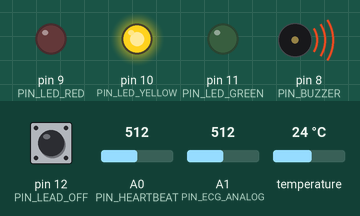
Bench run of a sketch on a simulated Arduino Uno, built with avr-gcc and run on an emulated ATmega328P. Parts: output pins drawn as LEDs (lit = HIGH), buzzer (waves = sounding, pin HIGH). Inputs (shaded band) come from the test bench; at power-on: A0 (PIN_HEARTBEAT) = 512, pin 12 (PIN_LEAD_OFF) HIGH, A1 (PIN_ECG_ANALOG) = 512, temperature 24 °C. What the sketch prints to the serial monitor is not drawn.

Above: at 0.17 s.
At 0.55 s:
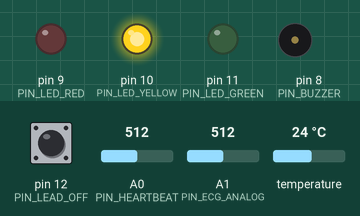
At 3.6 s:
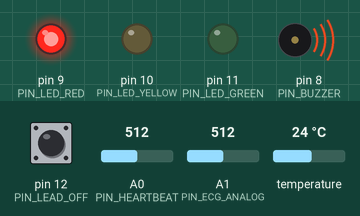
3.7 s: A0 (PIN_HEARTBEAT) set to 540
7.9 s: A0 (PIN_HEARTBEAT) set to 561
Timing chart, 0 to 10.9 s (numbered marks = the images above; inputs shaded):
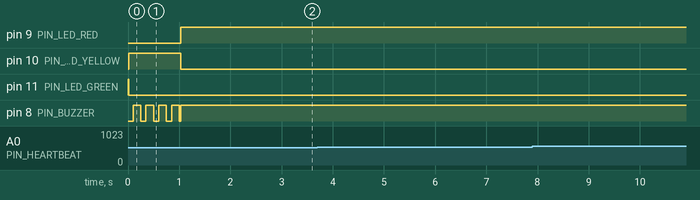

Measured:
- after the input at 3.7 s, every drawn part: stays the same
- after the input at 7.9 s, every drawn part: stays the same

The sketch:

cardiac_node.ino
```cpp
/*
 * CARE — Clinical Action and Response Engine
 * Firmware: Cardiac Bed Node (Bed 1)
 *
 * Tier 1 Device: ECG + Cardiac monitoring
 * Profile: Cardiac — arrhythmia detection, tachycardia, bradycardia
 *
 * Hardware:
 *   A0  — KY-039 heartbeat sensor (analog signal)
 *   A1  — ECG electrode (raw analog, no AD8232)
 *   D2  — DS18B20 temperature probe (OneWire, 4.7kΩ pull-up)
 *   D8  — Buzzer (active, HIGH = ON)
 *   D9  — Red LED (critical alarm)
 *   D10 — Yellow LED (medium alarm)
 *   D11 — Green LED (normal/OK)
 *   D12 — ECG lead-off detection (INPUT_PULLUP, LOW = connected)
 *
 * Serial: 115200 baud, JSON packets every 100ms
 *
 * SAFETY: The buzzer and LEDs fire LOCALLY on the Arduino for critical
 * alarms. CARE (the server) NEVER suppresses these. This is the
 * independent safety notification path.
 */

#include <OneWire.h>
#include <DallasTemperature.h>

// ─── Pin Definitions ───────────────────────────────────────────────
#define PIN_HEARTBEAT   A0    // KY-039 analog signal
#define PIN_ECG_ANALOG  A1    // ECG raw analog input
#define PIN_TEMP_DATA   2     // DS18B20 OneWire data
#define PIN_BUZZER      8     // Active buzzer
#define PIN_LED_RED     9     // Critical alarm LED
#define PIN_LED_YELLOW  10    // Medium alarm LED
#define PIN_LED_GREEN   11    // Normal indicator LED
#define PIN_LEAD_OFF    12    // ECG lead-off detection

// ─── Node Identity ─────────────────────────────────────────────────
#define NODE_ID         1
#define PROFILE         "cardiac"

// ─── Alarm Thresholds (Cardiac Profile) ────────────────────────────
// Heart Rate
#define HR_CRITICAL_HIGH  150   // BPM — V-Tach territory
#define HR_HIGH           120   // BPM — Tachycardia
#define HR_LOW            50    // BPM — Bradycardia
#define HR_CRITICAL_LOW   40    // BPM — Severe bradycardia
#define HR_FLATLINE_MS    5000  // ms without a beat → flatline

// Temperature
#define TEMP_HIGH         38.5  // °C — Fever
#define TEMP_CRITICAL     40.0  // °C — Hyperthermia
#define TEMP_LOW          35.0  // °C — Hypothermia
#define TEMP_CRITICAL_LOW 34.0  // °C — Severe hypothermia

// ECG Signal Quality
#define ECG_NOISE_THRESHOLD   800   // Raw ADC value indicating noise/saturation
#define ECG_LOW_THRESHOLD     50    // Below this = possible lead issue

// ─── Timing ────────────────────────────────────────────────────────
#define SERIAL_INTERVAL_MS    100   // Send data every 100ms
#define TEMP_READ_INTERVAL_MS 1000  // DS18B20 conversion takes ~750ms
#define BUZZER_BEEP_MS        150   // Duration of a single beep
#define BUZZER_PAUSE_MS       100   // Pause between beeps
#define LED_BLINK_INTERVAL_MS 500   // Blink rate for LEDs

// ─── Heart Rate Detection ──────────────────────────────────────────
#define HR_SAMPLE_WINDOW      10    // Number of beats to average
#define HR_PEAK_THRESHOLD     550   // ADC value threshold for peak detection
#define HR_MIN_PEAK_INTERVAL  300   // Minimum ms between peaks (200 BPM max)
#define HR_MAX_PEAK_INTERVAL  2000  // Maximum ms between peaks (30 BPM min)

// ─── Temperature Sensor ────────────────────────────────────────────
OneWire oneWire(PIN_TEMP_DATA);
DallasTemperature tempSensor(&oneWire);

// ─── State Variables ───────────────────────────────────────────────
// Heart rate
unsigned long beatTimestamps[HR_SAMPLE_WINDOW];
int beatIndex = 0;
int beatCount = 0;
unsigned long lastPeakTime = 0;
bool wasBelowThreshold = true;
int currentHR = 0;            // Calculated BPM
int rawHeartbeat = 0;         // Raw ADC value from KY-039

// ECG
int rawECG = 0;               // Raw ADC value from ECG electrodes
bool leadOff = false;          // Lead disconnected?
int ecgQuality = 100;          // 0-100 signal quality score

// Temperature
float currentTemp = 0.0;
unsigned long lastTempRead = 0;
bool tempReady = false;

// Alarms — bitfield for active alarms
#define ALARM_NONE           0x0000
#define ALARM_HR_CRIT_HIGH   0x0001
#define ALARM_HR_HIGH        0x0002
#define ALARM_HR_LOW         0x0004
#define ALARM_HR_CRIT_LOW    0x0008
#define ALARM_FLATLINE       0x0010
#define ALARM_TEMP_HIGH      0x0020
#define ALARM_TEMP_CRITICAL  0x0040
#define ALARM_TEMP_LOW       0x0080
#define ALARM_TEMP_CRIT_LOW  0x0100
#define ALARM_LEAD_OFF       0x0200
#define ALARM_ECG_NOISE      0x0400

uint16_t activeAlarms = ALARM_NONE;
uint16_t prevAlarms = ALARM_NONE;

// Timing
unsigned long lastSerialSend = 0;
unsigned long lastBuzzerToggle = 0;
bool buzzerState = false;
int buzzerBeepCount = 0;

// Alarm priority for local safety path
// 0 = none, 1 = low, 2 = medium, 3 = critical
int alarmPriority = 0;


// ════════════════════════════════════════════════════════════════════
// SETUP
// ════════════════════════════════════════════════════════════════════
void setup() {
  // Serial
  Serial.begin(115200);
  while (!Serial) { ; }  // Wait for serial port

  // Pin modes
  pinMode(PIN_HEARTBEAT, INPUT);
  pinMode(PIN_ECG_ANALOG, INPUT);
  pinMode(PIN_LEAD_OFF, INPUT_PULLUP);  // LOW = connected, HIGH = lead off
  pinMode(PIN_BUZZER, OUTPUT);
  pinMode(PIN_LED_RED, OUTPUT);
  pinMode(PIN_LED_YELLOW, OUTPUT);
  pinMode(PIN_LED_GREEN, OUTPUT);

  // Initialize outputs
  digitalWrite(PIN_BUZZER, LOW);
  digitalWrite(PIN_LED_RED, LOW);
  digitalWrite(PIN_LED_YELLOW, LOW);
  digitalWrite(PIN_LED_GREEN, HIGH);  // Green ON = system OK

  // Temperature sensor
  tempSensor.begin();
  tempSensor.setResolution(12);       // 12-bit resolution
  tempSensor.setWaitForConversion(false); // Non-blocking reads

  // Initialize beat timestamps
  for (int i = 0; i < HR_SAMPLE_WINDOW; i++) {
    beatTimestamps[i] = 0;
  }

  // Start first temperature conversion
  tempSensor.requestTemperatures();
  lastTempRead = millis();

  // Boot message
  Serial.println("{\"event\":\"boot\",\"node\":" + String(NODE_ID) +
                 ",\"profile\":\"" + String(PROFILE) + "\"}");
}


// ════════════════════════════════════════════════════════════════════
// MAIN LOOP
// ════════════════════════════════════════════════════════════════════
void loop() {
  unsigned long now = millis();

  // ── Read Sensors ──────────────────────────────────────────────
  readHeartbeat(now);
  readECG();
  readTemperature(now);

  // ── Evaluate Alarms ───────────────────────────────────────────
  evaluateAlarms(now);

  // ── Drive Local Safety Path (buzzer + LEDs) ───────────────────
  driveSafetyOutputs(now);

  // ── Send Serial Data ──────────────────────────────────────────
  if (now - lastSerialSend >= SERIAL_INTERVAL_MS) {
    sendSerialData(now);
    lastSerialSend = now;
  }
}


// ════════════════════════════════════════════════════════════════════
// SENSOR READING
// ════════════════════════════════════════════════════════════════════

void readHeartbeat(unsigned long now) {
  rawHeartbeat = analogRead(PIN_HEARTBEAT);

  // Peak detection for BPM calculation
  if (rawHeartbeat > HR_PEAK_THRESHOLD && wasBelowThreshold) {
    unsigned long interval = now - lastPeakTime;

    if (interval > HR_MIN_PEAK_INTERVAL) {
      // Valid beat detected
      wasBelowThreshold = false;
      lastPeakTime = now;

      // Store timestamp in circular buffer
      beatTimestamps[beatIndex] = now;
      beatIndex = (beatIndex + 1) % HR_SAMPLE_WINDOW;
      if (beatCount < HR_SAMPLE_WINDOW) beatCount++;

      // Calculate HR from average interval
      if (beatCount >= 2) {
        // Find oldest and newest timestamps in our window
        int oldest = (beatIndex - beatCount + HR_SAMPLE_WINDOW) % HR_SAMPLE_WINDOW;
        int newest = (beatIndex - 1 + HR_SAMPLE_WINDOW) % HR_SAMPLE_WINDOW;
        unsigned long totalInterval = beatTimestamps[newest] - beatTimestamps[oldest];
        if (totalInterval > 0 && beatCount > 1) {
          float avgInterval = (float)totalInterval / (float)(beatCount - 1);
          currentHR = (int)(60000.0 / avgInterval);
          // Clamp to reasonable range
          if (currentHR < 0) currentHR = 0;
          if (currentHR > 300) currentHR = 300;
        }
      }
    }
  }

  if (rawHeartbeat < HR_PEAK_THRESHOLD - 50) {  // Hysteresis
    wasBelowThreshold = true;
  }
}

void readECG() {
  rawECG = analogRead(PIN_ECG_ANALOG);

  // Lead-off detection
  leadOff = (digitalRead(PIN_LEAD_OFF) == HIGH);

  // Simple signal quality estimation
  if (leadOff) {
    ecgQuality = 0;
  } else if (rawECG > ECG_NOISE_THRESHOLD || rawECG < ECG_LOW_THRESHOLD) {
    ecgQuality = max(0, ecgQuality - 5);  // Degrade quality
  } else {
    ecgQuality = min(100, ecgQuality + 2);  // Recover quality
  }
}

void readTemperature(unsigned long now) {
  if (now - lastTempRead >= TEMP_READ_INTERVAL_MS) {
    if (tempSensor.isConversionComplete()) {
      float reading = tempSensor.getTempCByIndex(0);
      // Validate reading (-127 = error, 85 = power-on reset)
      if (reading != -127.0 && reading != 85.0) {
        currentTemp = reading;
        tempReady = true;
      }
      // Start next conversion
      tempSensor.requestTemperatures();
      lastTempRead = now;
    }
  }
}


// ════════════════════════════════════════════════════════════════════
// ALARM EVALUATION
// ════════════════════════════════════════════════════════════════════

void evaluateAlarms(unsigned long now) {
  prevAlarms = activeAlarms;
  activeAlarms = ALARM_NONE;
  alarmPriority = 0;

  // ── Heart Rate Alarms ─────────────────────────────────────────
  // Flatline: no beat detected for HR_FLATLINE_MS
  if (beatCount > 0 && (now - lastPeakTime > HR_FLATLINE_MS)) {
    activeAlarms |= ALARM_FLATLINE;
    alarmPriority = 3;  // CRITICAL
  }

  if (currentHR > 0) {
    if (currentHR >= HR_CRITICAL_HIGH) {
      activeAlarms |= ALARM_HR_CRIT_HIGH;
      alarmPriority = max(alarmPriority, 3);  // CRITICAL — possible V-Tach
    } else if (currentHR >= HR_HIGH) {
      activeAlarms |= ALARM_HR_HIGH;
      alarmPriority = max(alarmPriority, 2);  // MEDIUM
    }

    if (currentHR <= HR_CRITICAL_LOW) {
      activeAlarms |= ALARM_HR_CRIT_LOW;
      alarmPriority = max(alarmPriority, 3);  // CRITICAL
    } else if (currentHR <= HR_LOW) {
      activeAlarms |= ALARM_HR_LOW;
      alarmPriority = max(alarmPriority, 2);  // MEDIUM
    }
  }

  // ── Temperature Alarms ────────────────────────────────────────
  if (tempReady) {
    if (currentTemp >= TEMP_CRITICAL) {
      activeAlarms |= ALARM_TEMP_CRITICAL;
      alarmPriority = max(alarmPriority, 3);
    } else if (currentTemp >= TEMP_HIGH) {
      activeAlarms |= ALARM_TEMP_HIGH;
      alarmPriority = max(alarmPriority, 1);  // LOW
    }

    if (currentTemp <= TEMP_CRITICAL_LOW) {
      activeAlarms |= ALARM_TEMP_CRIT_LOW;
      alarmPriority = max(alarmPriority, 3);
    } else if (currentTemp <= TEMP_LOW) {
      activeAlarms |= ALARM_TEMP_LOW;
      alarmPriority = max(alarmPriority, 1);
    }
  }

  // ── ECG Lead-Off ──────────────────────────────────────────────
  if (leadOff) {
    activeAlarms |= ALARM_LEAD_OFF;
    alarmPriority = max(alarmPriority, 2);  // MEDIUM — but could mask real events
  }

  // ── ECG Noise ─────────────────────────────────────────────────
  if (ecgQuality < 30 && !leadOff) {
    activeAlarms |= ALARM_ECG_NOISE;
    alarmPriority = max(alarmPriority, 1);  // LOW
  }
}


// ════════════════════════════════════════════════════════════════════
// LOCAL SAFETY PATH (Buzzer + LEDs)
// ════════════════════════════════════════════════════════════════════

void driveSafetyOutputs(unsigned long now) {
  // ── LEDs ──────────────────────────────────────────────────────
  if (alarmPriority == 3) {
    // Critical: Red ON, others OFF
    digitalWrite(PIN_LED_RED, HIGH);
    digitalWrite(PIN_LED_YELLOW, LOW);
    digitalWrite(PIN_LED_GREEN, LOW);
  } else if (alarmPriority == 2) {
    // Medium: Yellow ON, Green OFF
    digitalWrite(PIN_LED_RED, LOW);
    digitalWrite(PIN_LED_YELLOW, HIGH);
    digitalWrite(PIN_LED_GREEN, LOW);
  } else if (alarmPriority == 1) {
    // Low: Yellow blink
    digitalWrite(PIN_LED_RED, LOW);
    if ((now / LED_BLINK_INTERVAL_MS) % 2 == 0) {
      digitalWrite(PIN_LED_YELLOW, HIGH);
      digitalWrite(PIN_LED_GREEN, LOW);
    } else {
      digitalWrite(PIN_LED_YELLOW, LOW);
      digitalWrite(PIN_LED_GREEN, HIGH);
    }
  } else {
    // Normal: Green ON
    digitalWrite(PIN_LED_RED, LOW);
    digitalWrite(PIN_LED_YELLOW, LOW);
    digitalWrite(PIN_LED_GREEN, HIGH);
  }

  // ── Buzzer ────────────────────────────────────────────────────
  if (alarmPriority == 3) {
    // Critical: continuous tone
    digitalWrite(PIN_BUZZER, HIGH);
  } else if (alarmPriority == 2) {
    // Medium: 3 beeps then pause
    if (now - lastBuzzerToggle >= (buzzerState ? BUZZER_BEEP_MS : BUZZER_PAUSE_MS)) {
      buzzerState = !buzzerState;
      lastBuzzerToggle = now;

      if (buzzerState) {
        buzzerBeepCount++;
        if (buzzerBeepCount > 3) {
          buzzerBeepCount = 0;
          buzzerState = false;
          // Longer pause after 3 beeps
          lastBuzzerToggle = now + 500;
        }
      }
      digitalWrite(PIN_BUZZER, buzzerState ? HIGH : LOW);
    }
  } else if (alarmPriority == 1) {
    // Low: single short beep every 2 seconds
    if (now - lastBuzzerToggle >= 2000) {
      digitalWrite(PIN_BUZZER, HIGH);
      delay(50);  // Very short beep
      digitalWrite(PIN_BUZZER, LOW);
      lastBuzzerToggle = now;
    }
  } else {
    // No alarm: buzzer off
    digitalWrite(PIN_BUZZER, LOW);
    buzzerBeepCount = 0;
  }
}


// ════════════════════════════════════════════════════════════════════
// SERIAL OUTPUT (JSON to BIU)
// ════════════════════════════════════════════════════════════════════

void sendSerialData(unsigned long now) {
  // Build JSON manually to avoid ArduinoJson dependency
  Serial.print("{\"node\":");
  Serial.print(NODE_ID);
  Serial.print(",\"ts\":");
  Serial.print(now);
  Serial.print(",\"profile\":\"");
  Serial.print(PROFILE);
  Serial.print("\",\"hr\":");
  Serial.print(currentHR);
  Serial.print(",\"hr_raw\":");
  Serial.print(rawHeartbeat);
  Serial.print(",\"ecg\":");
  Serial.print(rawECG);
  Serial.print(",\"ecg_quality\":");
  Serial.print(ecgQuality);
  Serial.print(",\"temp\":");
  Serial.print(currentTemp, 1);
  Serial.print(",\"lead_off\":");
  Serial.print(leadOff ? "true" : "false");
  Serial.print(",\"alarm_flags\":");
  Serial.print(activeAlarms);
  Serial.print(",\"priority\":");
  Serial.print(alarmPriority);

  // Alarm names array
  Serial.print(",\"alarms\":[");
  bool first = true;
  if (activeAlarms & ALARM_HR_CRIT_HIGH)  { printAlarmName("HR_CRITICAL_HIGH", first); }
  if (activeAlarms & ALARM_HR_HIGH)       { printAlarmName("HR_HIGH", first); }
  if (activeAlarms & ALARM_HR_LOW)        { printAlarmName("HR_LOW", first); }
  if (activeAlarms & ALARM_HR_CRIT_LOW)   { printAlarmName("HR_CRITICAL_LOW", first); }
  if (activeAlarms & ALARM_FLATLINE)      { printAlarmName("FLATLINE", first); }
  if (activeAlarms & ALARM_TEMP_HIGH)     { printAlarmName("TEMP_HIGH", first); }
  if (activeAlarms & ALARM_TEMP_CRITICAL) { printAlarmName("TEMP_CRITICAL", first); }
  if (activeAlarms & ALARM_TEMP_LOW)      { printAlarmName("TEMP_LOW", first); }
  if (activeAlarms & ALARM_TEMP_CRIT_LOW) { printAlarmName("TEMP_CRITICAL_LOW", first); }
  if (activeAlarms & ALARM_LEAD_OFF)      { printAlarmName("LEAD_OFF", first); }
  if (activeAlarms & ALARM_ECG_NOISE)     { printAlarmName("ECG_NOISE", first); }
  Serial.print("]");

  Serial.println("}");
}

void printAlarmName(const char* name, bool &first) {
  if (!first) Serial.print(",");
  Serial.print("\"");
  Serial.print(name);
  Serial.print("\"");
  first = false;
}
```
